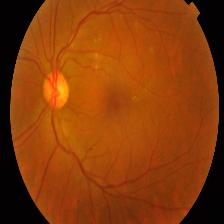
#> input picture Data/train/DR/01b3aed3ed4c_png.rf.1aa06508fe5801d0d4e47f06a811c299.jpg, 224 x 224 px, found by its file name; its folder holds only this picture in this run
$ jupyter execute --allow-errors 'CNNwithGradCam (1).ipynb'   (shell and % lines are left out)
#> lines starting #> are read from the running program, lines starting #| are printed output that depends on the picture; after the words box and inside, x2 and y2 are one past the last pixel; in counts of white or black regions, pixels touching at a corner belong together
#> in preprocess_image, img is the input picture: shape (224, 224, 3); mean B, G, R 9.7, 60.1, 136.9
[cell 1]
import os
import numpy as np
import matplotlib.pyplot as plt
import seaborn as sns
import tensorflow as tf
from tensorflow.keras.models import Sequential, load_model, Model
from tensorflow.keras.layers import Conv2D, MaxPooling2D, Flatten, Dense, Dropout, BatchNormalization, Input
from tensorflow.keras.callbacks import ModelCheckpoint, EarlyStopping
from sklearn.model_selection import StratifiedKFold
from sklearn.metrics import accuracy_score, precision_score, recall_score, f1_score, confusion_matrix

import cv2
from sklearn.model_selection import train_test_split
print ("done")

[cell 2]
def crop_black_region(img, tol=7):
#> called with tol = 7
    gray = cv2.cvtColor(img, cv2.COLOR_RGB2GRAY)
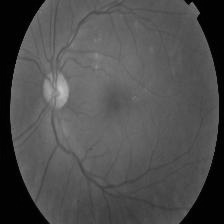
#> gray: shape (224, 224); min 0, max 194, mean 77.4
    mask = gray > tol
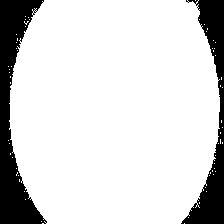
#> mask: shape (224, 224) bool; 84.2% white; 2 black regions, box (x1, y1, x2, y2) and area: (0, 0, 47, 224) 4592, (181, 0, 224, 224) 3312
    return img[np.ix_(mask.any(1), mask.any(0))] if mask.any() else img
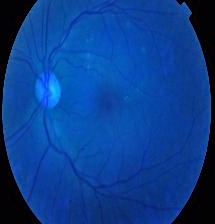
#> returned value: shape (224, 215, 3); mean of channels 0, 1, 2 142.5, 62.6, 10; drawn as B, G, R

def enhance_contrast(img):
    lab = cv2.cvtColor(img, cv2.COLOR_RGB2LAB)
#> lab: shape (224, 215, 3); mean of channels 0, 1, 2 93.1, 158.4, 170.2
    l, a, b = cv2.split(lab)
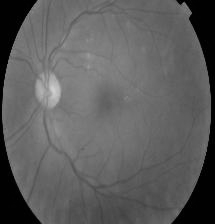
#> l: shape (224, 215); min 0, max 208, mean 93.1
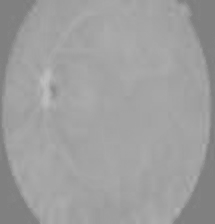
#> a: shape (224, 215); min 122, max 190, mean 158.4
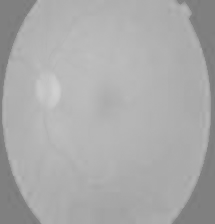
#> b: shape (224, 215); min 120, max 208, mean 170.2
    cl = cv2.createCLAHE(clipLimit=2.0).apply(l)
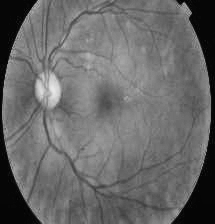
#> cl: shape (224, 215); min 2, max 232, mean 104.6
    return cv2.cvtColor(cv2.merge((cl, a, b)), cv2.COLOR_LAB2RGB)
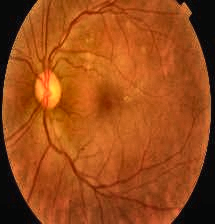
#> returned value: shape (224, 215, 3); mean R, G, B 155.8, 74.2, 23.2

def resize_pad(img, target_size=224):
#> called with target_size = 224
    h, w = img.shape[:2]
#> h = 224; w = 215
    scale = target_size / max(h, w)
#> scale = 1
    img = cv2.resize(img, (int(w * scale), int(h * scale)))
    pad_h, pad_w = target_size - img.shape[0], target_size - img.shape[1]
#> pad_h = 0; pad_w = 9
    top, bottom = pad_h // 2, pad_h - pad_h // 2
#> top = 0; bottom = 0
    left, right = pad_w // 2, pad_w - pad_w // 2
#> left = 4; right = 5
    return cv2.copyMakeBorder(img, top, bottom, left, right, cv2.BORDER_CONSTANT, value=[0, 0, 0])
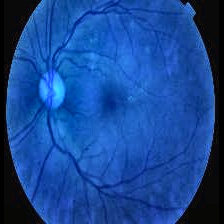
#> returned value: shape (224, 224, 3); mean of channels 0, 1, 2 149.5, 71.2, 22.3; drawn as B, G, R

def preprocess_image(path, size=224):
    img = cv2.imread(path)
    img = cv2.cvtColor(img, cv2.COLOR_BGR2RGB)
    img = crop_black_region(img)
    img = enhance_contrast(img)
    img = resize_pad(img, size)
    return img.astype(np.float32) / 255.0

def load_images_from_folder(folder, label):
    images, labels = [], []
    for fname in os.listdir(folder):
        img_path = os.path.join(folder, fname)
        img = preprocess_image(img_path)
        images.append(img)
        labels.append(label)
    return images, labels


dr_path = r'C:\Users\onyem\OneDrive\Desktop\FinalYearProject\Data\train\DR'
no_dr_path = r'C:\Users\onyem\OneDrive\Desktop\FinalYearProject\Data\train\NO_DR'

X_dr, y_dr = load_images_from_folder(dr_path, 1)
#> X_dr = 1 item; y_dr = [1]
#> (the rest of this cell did not finish here and is left out)


X = np.array(X_dr + X_no_dr)
y = np.array(y_dr + y_no_dr)

X_train, X_val, y_train, y_val = train_test_split(X, y, test_size=0.2, random_state=42, stratify=y)
print("donee")

[cell 3]
def build_custom_cnn(input_shape=(224, 224, 3), num_classes=2):
    model = Sequential([
        Conv2D(32, (3, 3), activation='relu', input_shape=input_shape, name='conv1'),
        BatchNormalization(),
        MaxPooling2D(2, 2),

        Conv2D(64, (3, 3), activation='relu', name='conv2'),
        BatchNormalization(),
        MaxPooling2D(2, 2),

        Conv2D(128, (3, 3), activation='relu', name='conv3'),
        BatchNormalization(),
        MaxPooling2D(2, 2),

        Flatten(),
        Dropout(0.5),
        Dense(128, activation='relu'),
        Dense(num_classes, activation='softmax')
    ])
    return model

#> (the rest of this cell did not finish here and is left out)

[cell 4]
model_path = r'C:\Users\onyem\OneDrive\Desktop\FinalYearProject\Retinopathy_model.h5'
image_path = r'C:\Users\onyem\OneDrive\Desktop\FinalYearProject\Data\test\DR\0ada12c0e78f_png.rf.3e8e491a2cacb9af201e2f89f3afca61.jpg'
class_names = ['No_DR', 'DR']
img_size = (224, 224)


#> (the rest of this cell did not finish here and is left out)

[cell 5]
import matplotlib.pyplot as plt
import seaborn as sns
from sklearn.metrics import confusion_matrix

# Confusion matrix values
cm = [[188, 18],
      [13, 197]]

# Labels for the classes
labels = ['No_DR', 'DR']

# Plotting
plt.figure(figsize=(6, 5))
sns.heatmap(cm, annot=True, fmt='d', cmap='Blues', xticklabels=labels, yticklabels=labels)
plt.title('Confusion Matrix')
plt.xlabel('Predicted Label')
plt.ylabel('True Label')
plt.tight_layout()
plt.show()
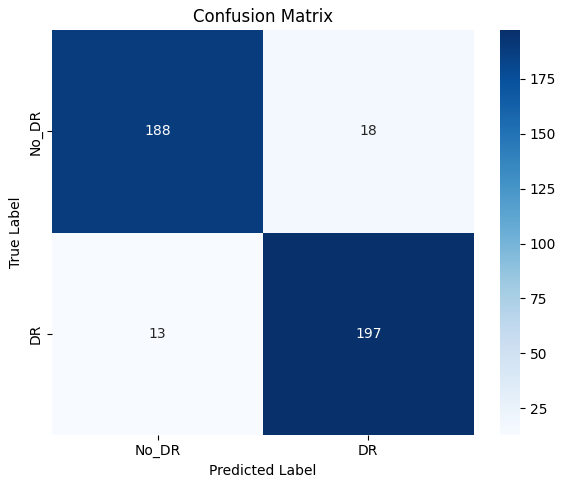
#> figure drawn by matplotlib, 2 panels

$ run again, on Data/train/DR/0dce95217626_png.rf.ab2193596ca5a8491c8f913a23b773a8.jpg
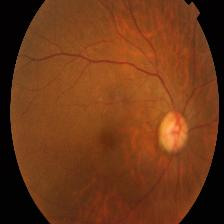
#> input picture Data/train/DR/0dce95217626_png.rf.ab2193596ca5a8491c8f913a23b773a8.jpg, 224 x 224 px, found by its file name
#> in preprocess_image, img is the input picture: shape (224, 224, 3); mean B, G, R 23.6, 56, 111.2
#> in crop_black_region, `mask = gray > tol`:
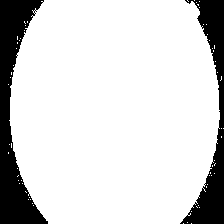
#> mask: shape (224, 224) bool; 83.9% white; 2 black regions, box (x1, y1, x2, y2) and area: (0, 0, 48, 224) 4697, (180, 0, 224, 224) 3398
#> lab: shape (224, 215, 3); mean of channels 0, 1, 2 80, 149.9, 158.5
#> in resize_pad, `return cv2.copyMakeBorder(img, top, bottom, left, right, cv2.BORDER_CO..`:
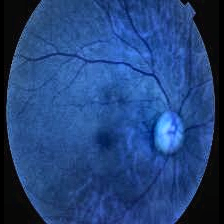
#> returned value: shape (224, 224, 3); mean of channels 0, 1, 2 124.7, 67.9, 34.7; drawn as B, G, R
#> X_dr = 1 item; y_dr = [1]

$ run again, on Data/train/DR/188a9323be03_png.rf.492a05d15925cf45a0496998bea8f3a7.jpg
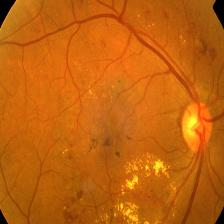
#> input picture Data/train/DR/188a9323be03_png.rf.492a05d15925cf45a0496998bea8f3a7.jpg, 224 x 224 px, found by its file name
#> in preprocess_image, img is the input picture: shape (224, 224, 3); mean B, G, R 13.6, 97.9, 192.6
#> mask: shape (224, 224) bool; 99.1% white; 4 black regions, box (x1, y1, x2, y2) and area: (0, 0, 14, 22) 173, (213, 0, 224, 27) 164, (216, 209, 224, 224) 62, (0, 212, 7, 224) 40
#> lab: shape (224, 224, 3); mean of channels 0, 1, 2 132.3, 161.2, 185.2
#> in preprocess_image, `return img.astype(np.float32) / 255.0`:
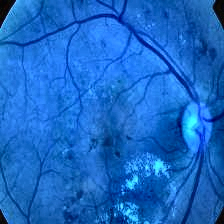
#> returned value: shape (224, 224, 3) float32; mean of channels 0, 1, 2 0.783, 0.41, 0.0947; drawn as B, G, R
#> X_dr = 1 item; y_dr = [1]
